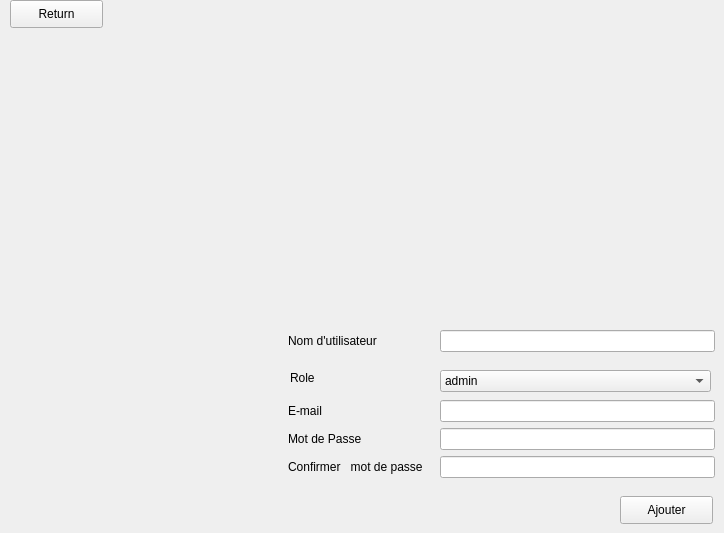
    <widget class="QWidget" name="page_15">
     <widget class="QLineEdit" name="confimerMotDePasseLineEdit_signup">
      <property name="geometry">
       <rect>
        <x>440</x>
        <y>456</y>
        <width>275</width>
        <height>22</height>
       </rect>
      </property>
      <property name="echoMode">
       <enum>QLineEdit::Password</enum>
      </property>
     </widget>
     <widget class="QPushButton" name="Admin_ajout">
      <property name="geometry">
       <rect>
        <x>620</x>
        <y>496</y>
        <width>93</width>
        <height>28</height>
       </rect>
      </property>
      <property name="text">
       <string>Ajouter</string>
      </property>
     </widget>
     <widget class="QLabel" name="label_119">
      <property name="geometry">
       <rect>
        <x>288</x>
        <y>428</y>
        <width>76</width>
        <height>22</height>
       </rect>
      </property>
      <property name="text">
       <string>Mot de Passe</string>
      </property>
     </widget>
     <widget class="QLineEdit" name="usernameLineEdit_signup">
      <property name="geometry">
       <rect>
        <x>440</x>
        <y>330</y>
        <width>275</width>
        <height>22</height>
       </rect>
      </property>
     </widget>
     <widget class="QLabel" name="label_118">
      <property name="geometry">
       <rect>
        <x>288</x>
        <y>456</y>
        <width>146</width>
        <height>22</height>
       </rect>
      </property>
      <property name="text">
       <string>Confirmer   mot de passe</string>
      </property>
     </widget>
     <widget class="QLabel" name="label_25">
      <property name="geometry">
       <rect>
        <x>290</x>
        <y>370</y>
        <width>56</width>
        <height>16</height>
       </rect>
      </property>
      <property name="text">
       <string>Role</string>
      </property>
     </widget>
     <widget class="QLabel" name="label_120">
      <property name="geometry">
       <rect>
        <x>288</x>
        <y>400</y>
        <width>36</width>
        <height>22</height>
       </rect>
      </property>
      <property name="text">
       <string>E-mail</string>
      </property>
     </widget>
     <widget class="QLineEdit" name="passwordLineEdit_signup">
      <property name="geometry">
       <rect>
        <x>440</x>
        <y>428</y>
        <width>275</width>
        <height>22</height>
       </rect>
      </property>
      <property name="echoMode">
       <enum>QLineEdit::Password</enum>
      </property>
     </widget>
     <widget class="QLabel" name="label_113">
      <property name="geometry">
       <rect>
        <x>288</x>
        <y>330</y>
        <width>97</width>
        <height>22</height>
       </rect>
      </property>
      <property name="text">
       <string>Nom d'utilisateur</string>
      </property>
     </widget>
     <widget class="QComboBox" name="comboBox_role_admin">
      <property name="geometry">
       <rect>
        <x>440</x>
        <y>370</y>
        <width>271</width>
        <height>22</height>
       </rect>
      </property>
      <item>
       <property name="text">
        <string>admin</string>
       </property>
      </item>
      <item>
       <property name="text">
        <string>Responsable  client</string>
       </property>
      </item>
      <item>
       <property name="text">
        <string>Responsable  finace</string>
       </property>
      </item>
      <item>
       <property name="text">
        <string>Responsable employee</string>
       </property>
      </item>
      <item>
       <property name="text">
        <string>Responsable  formation</string>
       </property>
      </item>
      <item>
       <property name="text">
        <string>Responsable  demande de travail</string>
       </property>
      </item>
      <item>
       <property name="text">
        <string>Responsable  de entretient</string>
       </property>
      </item>
     </widget>
     <widget class="QLineEdit" name="eMailLineEdit_signup">
      <property name="geometry">
       <rect>
        <x>440</x>
        <y>400</y>
        <width>275</width>
        <height>22</height>
       </rect>
      </property>
     </widget>
     <widget class="QPushButton" name="Return_toadminlist">
      <property name="geometry">
       <rect>
        <x>10</x>
        <y>0</y>
        <width>93</width>
        <height>28</height>
       </rect>
      </property>
      <property name="text">
       <string>Return</string>
      </property>
     </widget>
    </widget>
